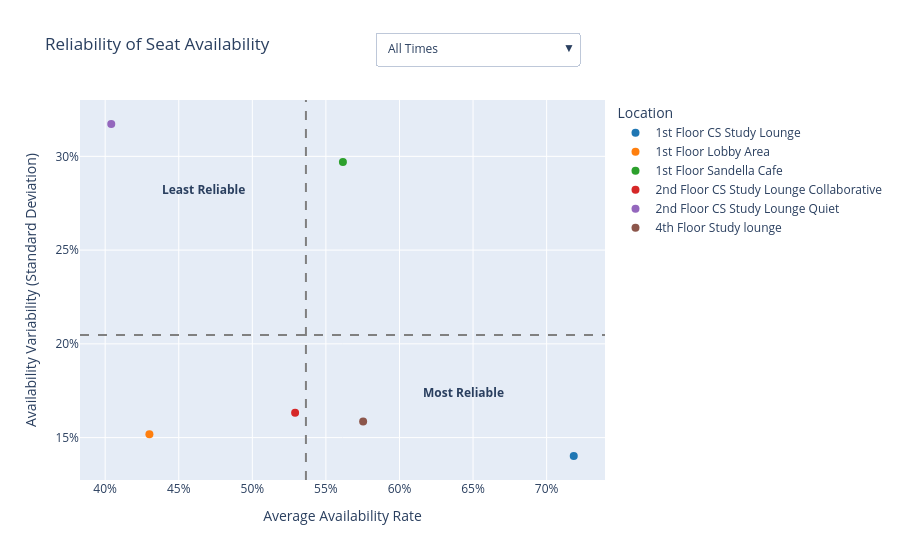

Write notebook code for a chart like this one.
### Markdown cell above
Interactive Visualization Implementation

### Code cell
# pip install --upgrade nbformat

locations = all_data["location"].tolist()

color_map = {
    "1st Floor CS Study Lounge": "#1f77b4",
    "1st Floor Lobby Area": "#ff7f0e",
    "1st Floor Sandella Cafe": "#2ca02c",
    "2nd Floor CS Study Lounge Collaborative": "#d62728",
    "2nd Floor CS Study Lounge Quiet": "#9467bd",
    "4th Floor Study lounge": "#8c564b"
}

fig = go.Figure()


# CREATE ONE TRACE PER LOCATION
for location in locations:

    row = all_data[
        all_data["location"] == location
    ].iloc[0]

    fig.add_trace(
        go.Scatter(
            x=[row["avg_availability"]],
            y=[row["availability_std"]],
            mode="markers",
            name=location,
            marker=dict(
                size=8,
                color=color_map[location]
            ),
            customdata=[[
                row["location"]
            ]],
            hovertemplate=
            "<b>%{customdata[0]}</b><br><br>"
            "Average Availability: %{x:.1%}<br>"
            "Availability Variability: %{y:.1%}<br>"
            "<extra></extra>"
        )
    )


# CREATE DROPDOWN DATA
all_x = []
all_y = []
all_custom = []

morning_x = []
morning_y = []
morning_custom = []

afternoon_x = []
afternoon_y = []
afternoon_custom = []

for location in locations:

    all_row = all_data[
        all_data["location"] == location
    ].iloc[0]

    morning_row = morning_data[
        morning_data["location"] == location
    ].iloc[0]

    afternoon_row = afternoon_data[
        afternoon_data["location"] == location
    ].iloc[0]

    all_x.append(all_row["avg_availability"])
    all_y.append(all_row["availability_std"])
    all_custom.append([
        all_row["location"]
    ])

    morning_x.append(morning_row["avg_availability"])
    morning_y.append(morning_row["availability_std"])
    morning_custom.append([
        morning_row["location"]
    ])

    afternoon_x.append(afternoon_row["avg_availability"])
    afternoon_y.append(afternoon_row["availability_std"])
    afternoon_custom.append([
        afternoon_row["location"],
    ])


# DROPDOWN
fig.update_layout(
    updatemenus=[
        dict(
            buttons=[
                dict(
                    label="All Times",
                    method="restyle",
                    args=[
                        {
                            "x": [[x] for x in all_x],
                            "y": [[y] for y in all_y],
                            "customdata": [[c] for c in all_custom]
                        }
                    ]
                ),
                dict(
                    label="Morning (9 AM, 11 AM)",
                    method="restyle",
                    args=[
                        {
                            "x": [[x] for x in morning_x],
                            "y": [[y] for y in morning_y],
                            "customdata": [[c] for c in morning_custom]
                        }
                    ]
                ),
                dict(
                    label="Afternoon (1 PM, 3 PM, 5 PM)",
                    method="restyle",
                    args=[
                        {
                            "x": [[x] for x in afternoon_x],
                            "y": [[y] for y in afternoon_y],
                            "customdata": [[c] for c in afternoon_custom]
                        }
                    ]
                )
            ],
            direction="down",
            x=0.95,
            y=1.18
        )
    ]
)


# QUADRANTS
avg_x = all_data["avg_availability"].mean()
avg_y = all_data["availability_std"].mean()

fig.add_vline(
    x=avg_x,
    line_dash="dash",
    line_color="gray"
)

fig.add_hline(
    y=avg_y,
    line_dash="dash",
    line_color="gray"
)

fig.add_annotation(
    x=avg_x * 1.2,
    y=avg_y * 0.85,
    text="<b>Most Reliable</b>",
    showarrow=False
)

fig.add_annotation(
    x=avg_x * 0.87,
    y=avg_y * 1.38,
    text="<b>Least Reliable</b>",
    showarrow=False
)


# LAYOUT
fig.update_layout(
    title="Reliability of Seat Availability",
    xaxis_title="Average Availability Rate",
    yaxis_title="Availability Variability (Standard Deviation)",
    legend_title_text="Location"
)

fig.update_xaxes(tickformat=".0%")
fig.update_yaxes(tickformat=".0%")

fig.show()

### Figure 1 — Plotly figure (JSON) as saved in the notebook; plotly's stock layout.template omitted (floating-point values rounded to 4 significant figures)
{"data": [{"customdata": [["1st Floor CS Study Lounge"]], "hovertemplate": "<b>%{customdata[0]}</b><br><br>Average Availability: %{x:.1%}<br>Availability Variability: %{y:.1%}<br><extra></extra>", "marker": {"color": "#1f77b4", "size": 8}, "mode": "markers", "name": "1st Floor CS Study Lounge", "type": "scatter", "x": [0.7184], "y": [0.1402]}, {"customdata": [["1st Floor Lobby Area"]], "hovertemplate": "<b>%{customdata[0]}</b><br><br>Average Availability: %{x:.1%}<br>Availability Variability: %{y:.1%}<br><extra></extra>", "marker": {"color": "#ff7f0e", "size": 8}, "mode": "markers", "name": "1st Floor Lobby Area", "type": "scatter", "x": [0.4301], "y": [0.1518]}, {"customdata": [["1st Floor Sandella Cafe"]], "hovertemplate": "<b>%{customdata[0]}</b><br><br>Average Availability: %{x:.1%}<br>Availability Variability: %{y:.1%}<br><extra></extra>", "marker": {"color": "#2ca02c", "size": 8}, "mode": "markers", "name": "1st Floor Sandella Cafe", "type": "scatter", "x": [0.5616], "y": [0.297]}, {"customdata": [["2nd Floor CS Study Lounge Collaborative"]], "hovertemplate": "<b>%{customdata[0]}</b><br><br>Average Availability: %{x:.1%}<br>Availability Variability: %{y:.1%}<br><extra></extra>", "marker": {"color": "#d62728", "size": 8}, "mode": "markers", "name": "2nd Floor CS Study Lounge Collaborative", "type": "scatter", "x": [0.5291], "y": [0.1633]}, {"customdata": [["2nd Floor CS Study Lounge Quiet"]], "hovertemplate": "<b>%{customdata[0]}</b><br><br>Average Availability: %{x:.1%}<br>Availability Variability: %{y:.1%}<br><extra></extra>", "marker": {"color": "#9467bd", "size": 8}, "mode": "markers", "name": "2nd Floor CS Study Lounge Quiet", "type": "scatter", "x": [0.4041], "y": [0.3173]}, {"customdata": [["4th Floor Study lounge"]], "hovertemplate": "<b>%{customdata[0]}</b><br><br>Average Availability: %{x:.1%}<br>Availability Variability: %{y:.1%}<br><extra></extra>", "marker": {"color": "#8c564b", "size": 8}, "mode": "markers", "name": "4th Floor Study lounge", "type": "scatter", "x": [0.5753], "y": [0.1586]}], "layout": {"annotations": [{"showarrow": false, "text": "<b>Most Reliable</b>", "x": 0.6437, "y": 0.174}, {"showarrow": false, "text": "<b>Least Reliable</b>", "x": 0.4667, "y": 0.2825}], "legend": {"title": {"text": "Location"}}, "shapes": [{"line": {"color": "gray", "dash": "dash"}, "type": "line", "x0": 0.5364, "x1": 0.5364, "xref": "x", "y0": 0, "y1": 1, "yref": "y domain"}, {"line": {"color": "gray", "dash": "dash"}, "type": "line", "x0": 0, "x1": 1, "xref": "x domain", "y0": 0.2047, "y1": 0.2047, "yref": "y"}], "title": {"text": "Reliability of Seat Availability"}, "updatemenus": [{"buttons": [{"args": [{"customdata": [[["1st Floor CS Study Lounge"]], [["1st Floor Lobby Area"]], [["1st Floor Sandella Cafe"]], [["2nd Floor CS Study Lounge Collaborative"]], [["2nd Floor CS Study Lounge Quiet"]], [["4th Floor Study lounge"]]], "x": [[0.7184], [0.4301], [0.5616], [0.5291], [0.4041], [0.5753]], "y": [[0.1402], [0.1518], [0.297], [0.1633], [0.3173], [0.1586]]}], "label": "All Times", "method": "restyle"}, {"args": [{"customdata": [[["1st Floor CS Study Lounge"]], [["1st Floor Lobby Area"]], [["1st Floor Sandella Cafe"]], [["2nd Floor CS Study Lounge Collaborative"]], [["2nd Floor CS Study Lounge Quiet"]], [["4th Floor Study lounge"]]], "x": [[0.7706], [0.45], [0.5808], [0.5925], [0.4861], [0.6171]], "y": [[0.1121], [0.101], [0.2872], [0.1567], [0.2599], [0.1495]]}], "label": "Morning (9 AM, 11 AM)", "method": "restyle"}, {"args": [{"customdata": [[["1st Floor CS Study Lounge"]], [["1st Floor Lobby Area"]], [["1st Floor Sandella Cafe"]], [["2nd Floor CS Study Lounge Collaborative"]], [["2nd Floor CS Study Lounge Quiet"]], [["4th Floor Study lounge"]]], "x": [[0.6836], [0.4168], [0.5487], [0.4868], [0.3495], [0.5474]], "y": [[0.1472], [0.1777], [0.3059], [0.1552], [0.3422], [0.1599]]}], "label": "Afternoon (1 PM, 3 PM, 5 PM)", "method": "restyle"}], "direction": "down", "x": 0.95, "y": 1.18}], "xaxis": {"tickformat": ".0%", "title": {"text": "Average Availability Rate"}}, "yaxis": {"tickformat": ".0%", "title": {"text": "Availability Variability (Standard Deviation)"}}}}
